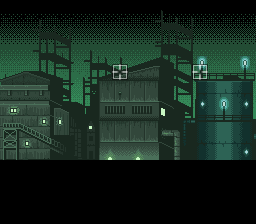

Below is a game level as drawn by its tile map, then a one-line description and the .tmx file that defines it, in full:
An orthogonal 16x14 tile map with 16x16 px tiles, 3 tile layers (map, objects, foreground), 3 tilesets.

<map version="1.9" tiledversion="1.9.2" orientation="orthogonal" renderorder="right-down" width="16" height="14" tilewidth="16" tileheight="16" hexsidelength="0" infinite="0" nextlayerid="6" nextobjectid="1" compressionlevel="0">
  <properties />
  <tileset firstgid="1" source="../Actors.tsx" />
  <tileset firstgid="257" source="../Blocks.tsx" />
  <tileset firstgid="513" source="map.tileset.tsx" />
  <layer id="1" name="map" width="16" height="14">
    <data encoding="csv">
513,513,513,513,513,513,513,513,513,513,514,513,513,513,513,513,
515,516,517,518,519,520,521,522,523,524,525,526,527,528,529,530,
531,531,532,533,534,531,531,531,531,535,536,537,538,531,531,531,
539,540,541,542,543,544,545,546,547,548,549,550,551,552,553,554,
555,556,557,558,559,560,561,562,563,564,565,566,567,568,569,570,
571,572,573,574,575,576,577,578,579,580,581,582,583,584,585,586,
587,588,589,590,591,592,593,594,595,596,597,598,599,600,601,602,
603,604,605,606,607,608,609,610,611,612,613,614,615,616,617,618,
619,620,621,622,623,624,625,626,627,628,629,630,631,632,633,634,
635,636,637,638,639,640,641,642,643,644,645,646,647,648,649,650,
0,0,0,0,0,0,0,0,0,0,0,0,0,0,0,0,
0,0,0,0,0,0,0,0,0,0,0,0,0,0,0,0,
0,0,0,0,0,0,0,0,0,0,0,0,0,0,0,0,
0,0,0,0,0,0,0,0,0,0,0,0,0,0,0,0
</data>
    <properties>
      <property name="amiga_ocs" type="bool" value="true" />
      <property name="foreground" type="bool" value="False" />
      <property name="megadrive" type="bool" value="true" />
    </properties>
  </layer>
  <layer id="2" name="objects" width="16" height="14">
    <data encoding="csv">
0,0,0,0,0,0,0,0,0,0,0,0,0,0,0,0,
0,0,0,0,0,0,0,0,0,0,0,0,0,0,0,0,
0,0,0,0,0,0,0,0,0,0,0,0,0,0,0,0,
0,0,0,0,0,0,0,0,0,0,0,0,0,0,0,0,
0,0,0,0,0,0,0,1,0,0,0,0,4,0,0,0,
0,0,0,0,0,0,0,0,0,0,0,0,0,0,0,0,
0,0,0,0,0,0,0,0,0,0,0,0,0,0,0,0,
0,0,0,0,0,0,0,0,0,0,0,0,0,0,0,0,
0,0,0,0,0,0,0,0,0,0,0,0,0,0,0,0,
0,0,0,0,0,0,0,0,0,0,0,0,0,0,0,0,
0,0,0,0,0,0,0,0,0,0,0,0,0,0,0,0,
0,0,0,0,0,0,0,0,0,0,0,0,0,0,0,0,
0,0,0,0,0,0,0,0,0,0,0,0,0,0,0,0,
0,0,0,0,0,0,0,0,0,0,0,0,0,0,0,0
</data>
    <properties>
      <property name="amiga_ocs" type="bool" value="true" />
      <property name="foreground" type="bool" value="False" />
      <property name="megadrive" type="bool" value="true" />
    </properties>
  </layer>
  <layer id="3" name="foreground" width="16" height="14">
    <data encoding="csv">
0,0,0,0,0,0,0,0,0,0,0,0,0,0,0,0,
0,0,0,0,0,0,0,0,0,0,0,0,0,0,0,0,
0,0,0,0,0,0,0,0,0,0,0,0,0,0,0,0,
0,0,0,0,0,0,0,0,0,0,0,0,0,0,0,0,
0,0,0,0,0,0,0,0,0,0,0,0,0,0,0,0,
0,0,0,0,0,0,0,0,0,0,0,0,0,0,0,0,
0,0,0,0,0,0,0,0,0,0,0,0,0,0,0,0,
0,0,0,0,0,0,0,0,0,0,0,0,0,0,0,0,
0,0,0,0,0,0,0,0,0,0,0,0,0,0,0,0,
0,0,0,0,0,0,0,0,0,0,0,0,0,0,0,0,
0,0,0,0,0,0,0,0,0,0,0,0,0,0,0,0,
0,0,0,0,0,0,0,0,0,0,0,0,0,0,0,0,
0,0,0,0,0,0,0,0,0,0,0,0,0,0,0,0,
0,0,0,0,0,0,0,0,0,0,0,0,0,0,0,0
</data>
    <properties>
      <property name="amiga_ocs" type="bool" value="true" />
      <property name="foreground" type="bool" value="True" />
      <property name="megadrive" type="bool" value="true" />
    </properties>
  </layer>
  <objectgroup id="5" name="events" />
</map>
